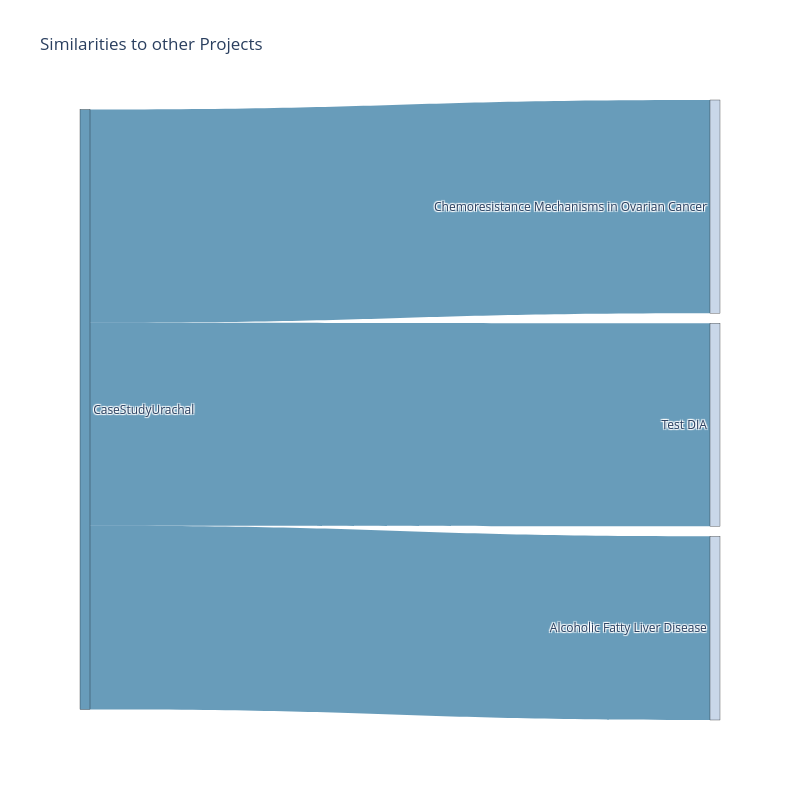
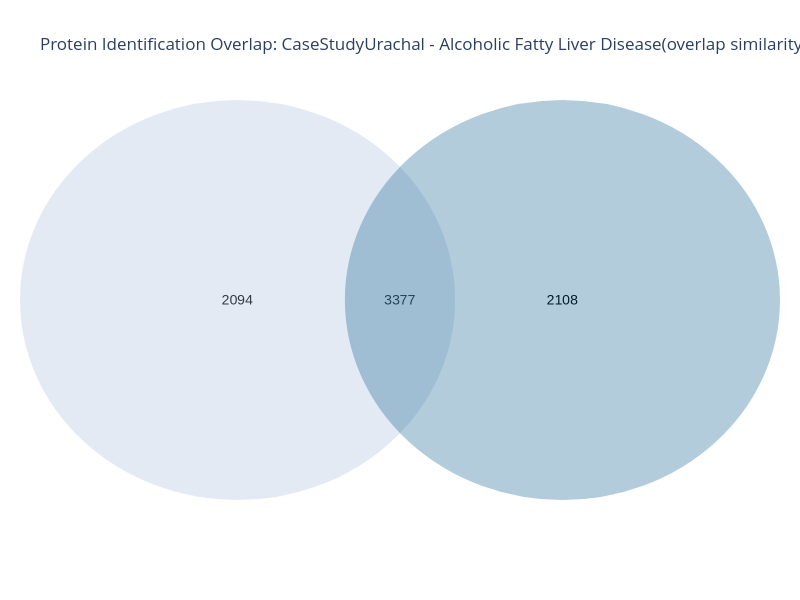
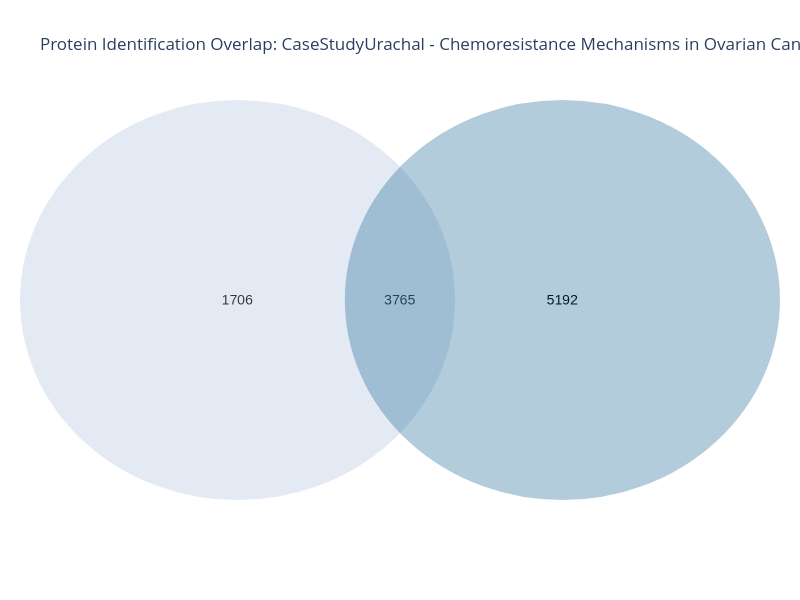
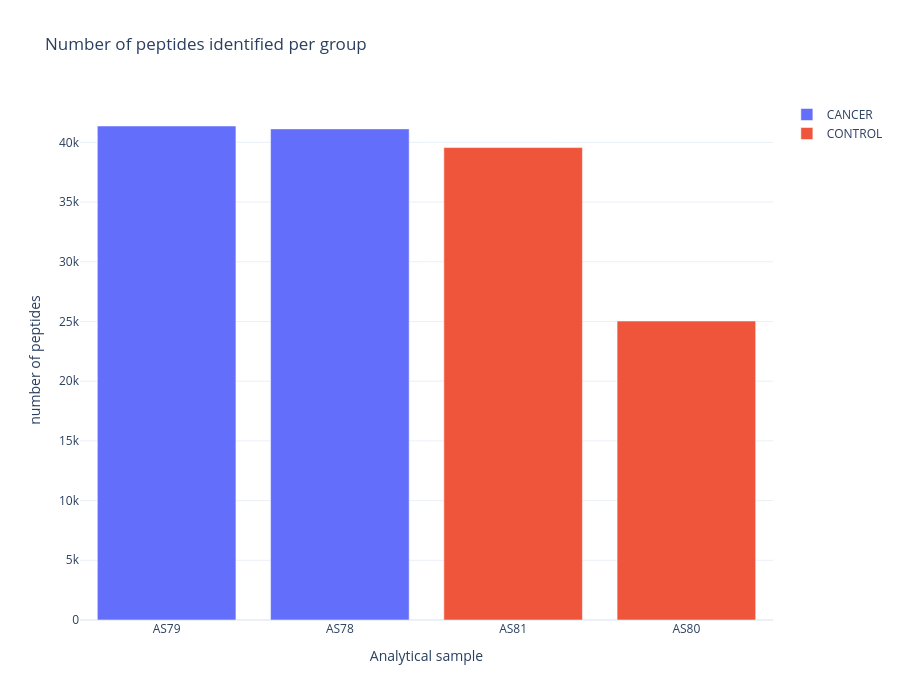

The notebook cell these images were saved under, in order:
### Markdown cell above
##### We can access the project report

### Code cell
study_case_project.show_report(environment='notebook')

### Figure 1 — Plotly figure (JSON) as saved in the notebook; plotly's stock layout.template omitted (floating-point values rounded to 4 significant figures)
{"data": [{"arrangement": "freeform", "link": {"color": ["rgba(4, 90, 141, 0.6)", "rgba(4, 90, 141, 0.6)", "rgba(4, 90, 141, 0.6)"], "label": [], "source": [1, 1, 1], "target": [0, 2, 3], "value": [0.6222, 0.5929, 0.5362]}, "node": {"color": ["rgba(166, 189, 219, 0.6)", "rgba(4, 90, 141, 0.6)", "rgba(166, 189, 219, 0.6)", "rgba(166, 189, 219, 0.6)"], "label": ["Chemoresistance Mechanisms in Ovarian Cancer", "CaseStudyUrachal", "Test DIA", "Alcoholic Fatty Liver Disease"], "line": {"color": "black", "width": 0.3}, "pad": 10, "thickness": 10}, "orientation": "h", "type": "sankey", "valueformat": ".0f"}], "layout": {"annotations": [{"showarrow": false, "text": "", "xref": "paper", "yref": "paper"}], "font": {"size": 12}, "height": 800, "title": {"text": "Similarities to other Projects"}, "width": 800}}

### Figure 2 — Plotly figure (JSON) as saved in the notebook; plotly's stock layout.template omitted (floating-point values rounded to 4 significant figures)
{"data": [{"mode": "text", "text": ["2094", "3377", "2108"], "textfont": {"color": "black", "family": "Arial", "size": 14}, "type": "scattergl", "x": [1, 1.75, 2.5], "y": [1, 1, 1]}], "layout": {"height": 600, "margin": {"b": 100, "l": 20, "r": 20}, "shapes": [{"fillcolor": "#a6bddb", "line": {"color": "#a6bddb"}, "opacity": 0.3, "type": "circle", "x0": 0, "x1": 2, "xref": "x", "y0": 0, "y1": 2, "yref": "y"}, {"fillcolor": "#045a8d", "line": {"color": "#045a8d"}, "opacity": 0.3, "type": "circle", "x0": 1.5, "x1": 3.5, "xref": "x", "y0": 0, "y1": 2, "yref": "y"}], "title": {"text": "Protein Identification Overlap:\nCaseStudyUrachal - Alcoholic Fatty Liver Disease(overlap similarity: 0.4455732946298984)"}, "width": 800, "xaxis": {"showgrid": false, "showticklabels": false, "zeroline": false}, "yaxis": {"showgrid": false, "showticklabels": false, "zeroline": false}}}

### Figure 3 — Plotly figure (JSON) as saved in the notebook; plotly's stock layout.template omitted (floating-point values rounded to 4 significant figures)
{"data": [{"mode": "text", "text": ["1706", "3765", "5192"], "textfont": {"color": "black", "family": "Arial", "size": 14}, "type": "scattergl", "x": [1, 1.75, 2.5], "y": [1, 1, 1]}], "layout": {"height": 600, "margin": {"b": 100, "l": 20, "r": 20}, "shapes": [{"fillcolor": "#a6bddb", "line": {"color": "#a6bddb"}, "opacity": 0.3, "type": "circle", "x0": 0, "x1": 2, "xref": "x", "y0": 0, "y1": 2, "yref": "y"}, {"fillcolor": "#045a8d", "line": {"color": "#045a8d"}, "opacity": 0.3, "type": "circle", "x0": 1.5, "x1": 3.5, "xref": "x", "y0": 0, "y1": 2, "yref": "y"}], "title": {"text": "Protein Identification Overlap:\nCaseStudyUrachal - Chemoresistance Mechanisms in Ovarian Cancer(overlap similarity: 0.35309012473037604)"}, "width": 800, "xaxis": {"showgrid": false, "showticklabels": false, "zeroline": false}, "yaxis": {"showgrid": false, "showticklabels": false, "zeroline": false}}}

### Figure 4 — Plotly figure (JSON) as saved in the notebook; plotly's stock layout.template omitted (floating-point values rounded to 4 significant figures)
{"data": [{"error_y": {"array": [], "type": "data"}, "name": "CANCER", "type": "bar", "x": ["AS79", "AS78"], "y": [41370, 41129]}, {"error_y": {"array": [], "type": "data"}, "name": "CONTROL", "type": "bar", "x": ["AS81", "AS80"], "y": [39565, 25039]}], "layout": {"annotations": [{"showarrow": false, "text": "", "xref": "paper", "yref": "paper"}], "height": 700, "title": {"text": "Number of peptides identified per group"}, "width": 900, "xaxis": {"title": {"text": "Analytical sample"}}, "yaxis": {"title": {"text": "number of peptides"}}}}
